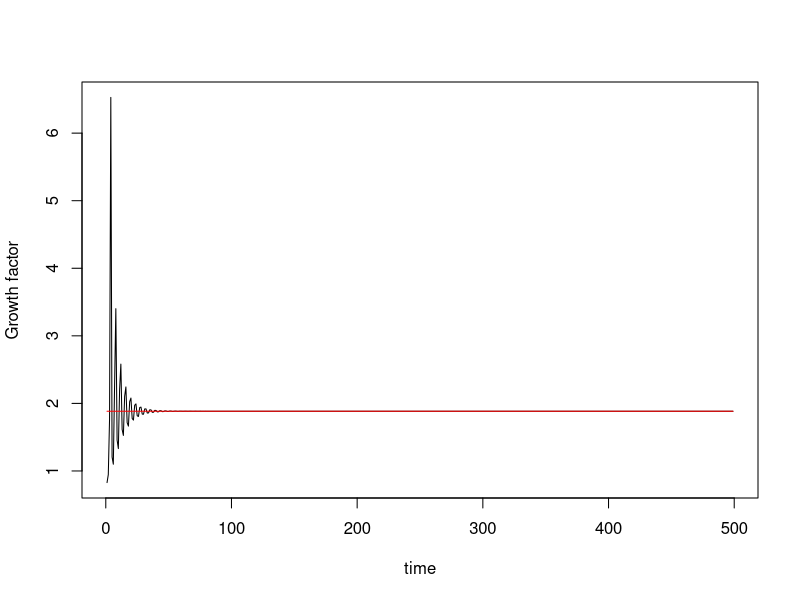

R code for this plot:
#Leslie Matrix pracitce

#load teasel data from WErner and Cassel (1977)
#run for 50 time steps starting with two individuals in stage 1
#then plot actual growth factor over time: Ntot[t+1]/N[t]
#compare to the expected long term growth factor (leading eigenvalue)

rm(list=ls())
#parameters
TS<-as.matrix(read.table("data/teasel_stage.txt")) #upload teasel data and convert from table into a matrix
nstg = nrow(TS) #tells us number of stages
n0 = c(2,rep(0,nstg-1)) #sets starting pop
n0
tf =500
vt = 1:tf #vector of times

#Run the model through time
Nt=matrix(NA,nstg,tf) #starting empty matrix to fill with pop sizes through time
Nt[,1]=n0 #fill in initial population vector
Nt

for(t in 1:(tf-1)) {
  Nt[,t+1] = TS%*%Nt[,t]
  }#runs the teasel matrix through time, giving us pop size for each age class for each time step up to 50
Nt[,500]
Ntot = colSums(Nt) #gives us total population size for each time step
Ntot

leval=function(L) Re(eigen(L)$values[1]) #function find leading eigen value of a matrix

#calculate expected long-term growth factor
lambda = leval(TS) #calculate leading eigenvalue

#plot results
plot(vt[-tf],Ntot[-1]/Ntot[-tf],type="l",col="black",xlab="time", ylab="Growth factor")# for y, want everything but the first entry, because...?
lines(vt[-tf],rep(lambda,tf-1),col="red")


